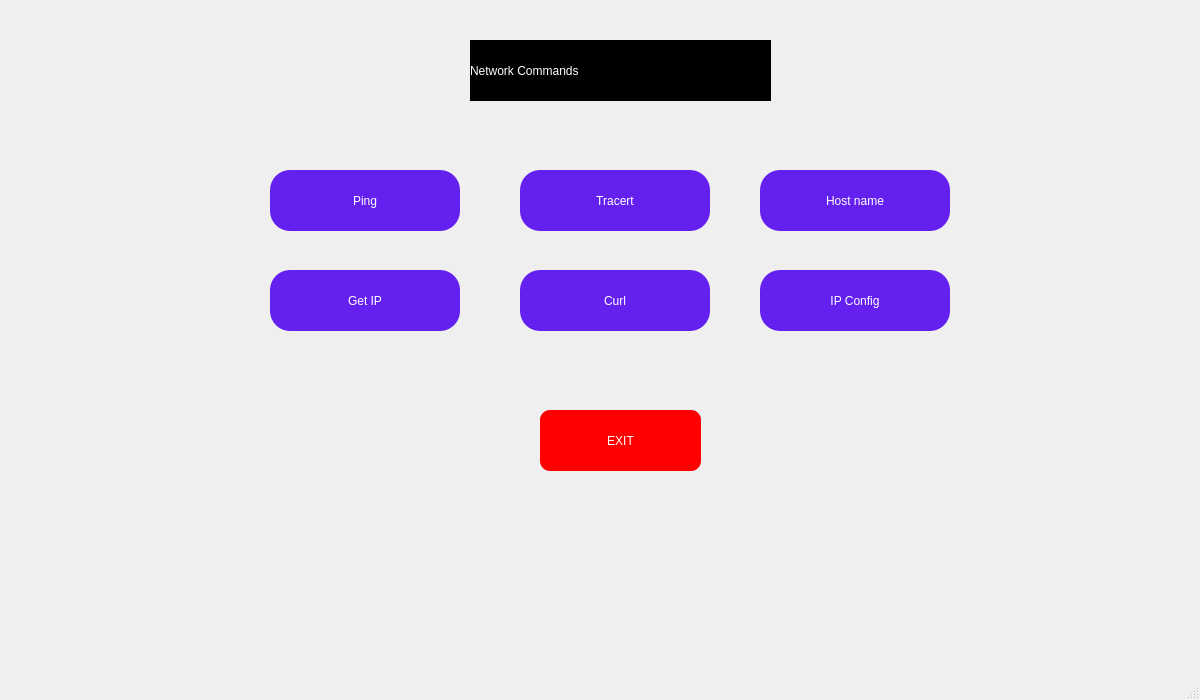
<?xml version="1.0" encoding="UTF-8"?>
<ui version="4.0">
 <class>MainWindow</class>
 <widget class="QMainWindow" name="MainWindow">
  <property name="geometry">
   <rect>
    <x>0</x>
    <y>0</y>
    <width>1200</width>
    <height>700</height>
   </rect>
  </property>
  <property name="windowTitle">
   <string>MainWindow</string>
  </property>
  <widget class="QWidget" name="centralwidget">
   <widget class="QLabel" name="label">
    <property name="geometry">
     <rect>
      <x>14</x>
      <y>5</y>
      <width>1181</width>
      <height>651</height>
     </rect>
    </property>
    <property name="text">
     <string/>
    </property>
    <property name="pixmap">
     <pixmap>./media/animated4.webp</pixmap>
    </property>
    <property name="scaledContents">
     <bool>true</bool>
    </property>
   </widget>
   <widget class="QLabel" name="label_2">
    <property name="geometry">
     <rect>
      <x>470</x>
      <y>40</y>
      <width>301</width>
      <height>61</height>
     </rect>
    </property>
    <property name="styleSheet">
     <string notr="true">background-color: rgb(0, 0, 0);
color: rgb(255, 255, 255);
font: 75 20pt &quot;MS Shell Dlg 2&quot;;</string>
    </property>
    <property name="text">
     <string>Network Commands</string>
    </property>
   </widget>
   <widget class="QPushButton" name="pushButton">
    <property name="geometry">
     <rect>
      <x>270</x>
      <y>170</y>
      <width>190</width>
      <height>61</height>
     </rect>
    </property>
    <property name="styleSheet">
     <string notr="true">QPushButton {
color:white;
background-color:#6320EE;
font: 16pt &quot;MS Shell Dlg 2&quot;;
border-radius:20%;
}

QPushButton:hover {
    background-color: #8075FF;
	
}</string>
    </property>
    <property name="text">
     <string>Ping</string>
    </property>
   </widget>
   <widget class="QPushButton" name="pushButton_2">
    <property name="geometry">
     <rect>
      <x>520</x>
      <y>170</y>
      <width>190</width>
      <height>61</height>
     </rect>
    </property>
    <property name="styleSheet">
     <string notr="true">QPushButton {
color:white;
background-color:#6320EE;
font: 16pt &quot;MS Shell Dlg 2&quot;;
border-radius:20%;
}

QPushButton:hover {
    background-color: #8075FF;
	
}</string>
    </property>
    <property name="text">
     <string>Tracert</string>
    </property>
   </widget>
   <widget class="QPushButton" name="pushButton_3">
    <property name="geometry">
     <rect>
      <x>760</x>
      <y>170</y>
      <width>190</width>
      <height>61</height>
     </rect>
    </property>
    <property name="styleSheet">
     <string notr="true">QPushButton {
color:white;
background-color:#6320EE;
font: 16pt &quot;MS Shell Dlg 2&quot;;
border-radius:20%;
}

QPushButton:hover {
    background-color: #8075FF;
	
}</string>
    </property>
    <property name="text">
     <string>Host name</string>
    </property>
   </widget>
   <widget class="QPushButton" name="pushButton_4">
    <property name="geometry">
     <rect>
      <x>760</x>
      <y>270</y>
      <width>190</width>
      <height>61</height>
     </rect>
    </property>
    <property name="styleSheet">
     <string notr="true">QPushButton {
color:white;
background-color:#6320EE;
font: 16pt &quot;MS Shell Dlg 2&quot;;
border-radius:20%;
}

QPushButton:hover {
    background-color: #8075FF;
	
}</string>
    </property>
    <property name="text">
     <string>IP Config</string>
    </property>
   </widget>
   <widget class="QPushButton" name="pushButton_5">
    <property name="geometry">
     <rect>
      <x>520</x>
      <y>270</y>
      <width>190</width>
      <height>61</height>
     </rect>
    </property>
    <property name="styleSheet">
     <string notr="true">QPushButton {
color:white;
background-color:#6320EE;
font: 16pt &quot;MS Shell Dlg 2&quot;;
border-radius:20%;
}

QPushButton:hover {
    background-color: #8075FF;
	
}</string>
    </property>
    <property name="text">
     <string>Curl</string>
    </property>
   </widget>
   <widget class="QPushButton" name="pushButton_6">
    <property name="geometry">
     <rect>
      <x>270</x>
      <y>270</y>
      <width>190</width>
      <height>61</height>
     </rect>
    </property>
    <property name="styleSheet">
     <string notr="true">QPushButton {
color:white;
background-color:#6320EE;
font: 16pt &quot;MS Shell Dlg 2&quot;;
border-radius:20%;
}

QPushButton:hover {
    background-color: #8075FF;
	
}</string>
    </property>
    <property name="text">
     <string>Get IP</string>
    </property>
   </widget>
   <widget class="QPushButton" name="pushButton_7">
    <property name="geometry">
     <rect>
      <x>540</x>
      <y>410</y>
      <width>161</width>
      <height>61</height>
     </rect>
    </property>
    <property name="styleSheet">
     <string notr="true">QPushButton {
color:white;
background-color:red;
font: 16pt &quot;MS Shell Dlg 2&quot;;
border-radius:10%;
}

QPushButton:hover {
    background-color: #F55536;
	
}</string>
    </property>
    <property name="text">
     <string>EXIT</string>
    </property>
   </widget>
  </widget>
  <widget class="QMenuBar" name="menubar">
   <property name="geometry">
    <rect>
     <x>0</x>
     <y>0</y>
     <width>1200</width>
     <height>26</height>
    </rect>
   </property>
  </widget>
  <widget class="QStatusBar" name="statusbar"/>
 </widget>
 <resources/>
 <connections/>
</ui>
